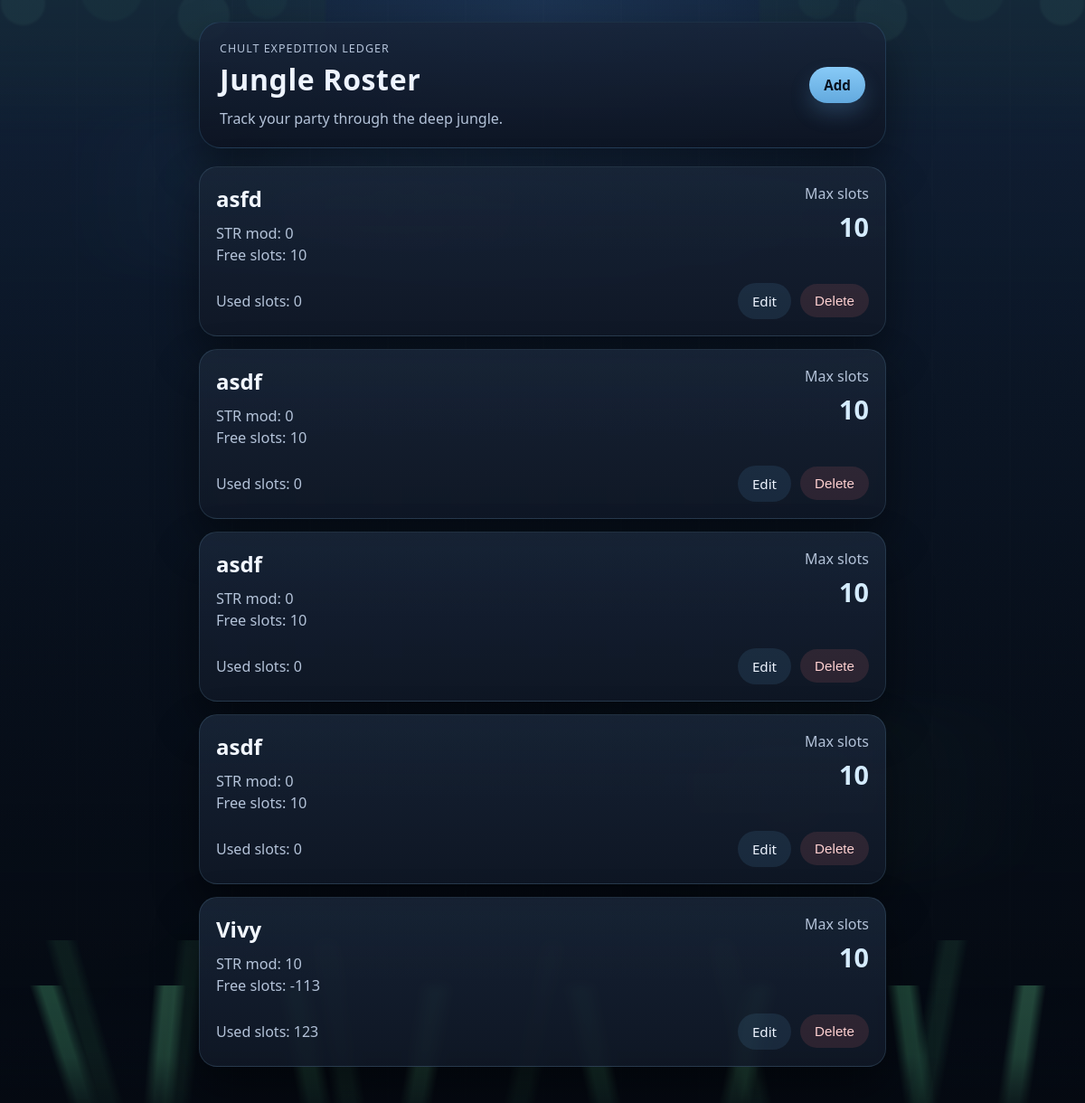
Before: / with the older database file.
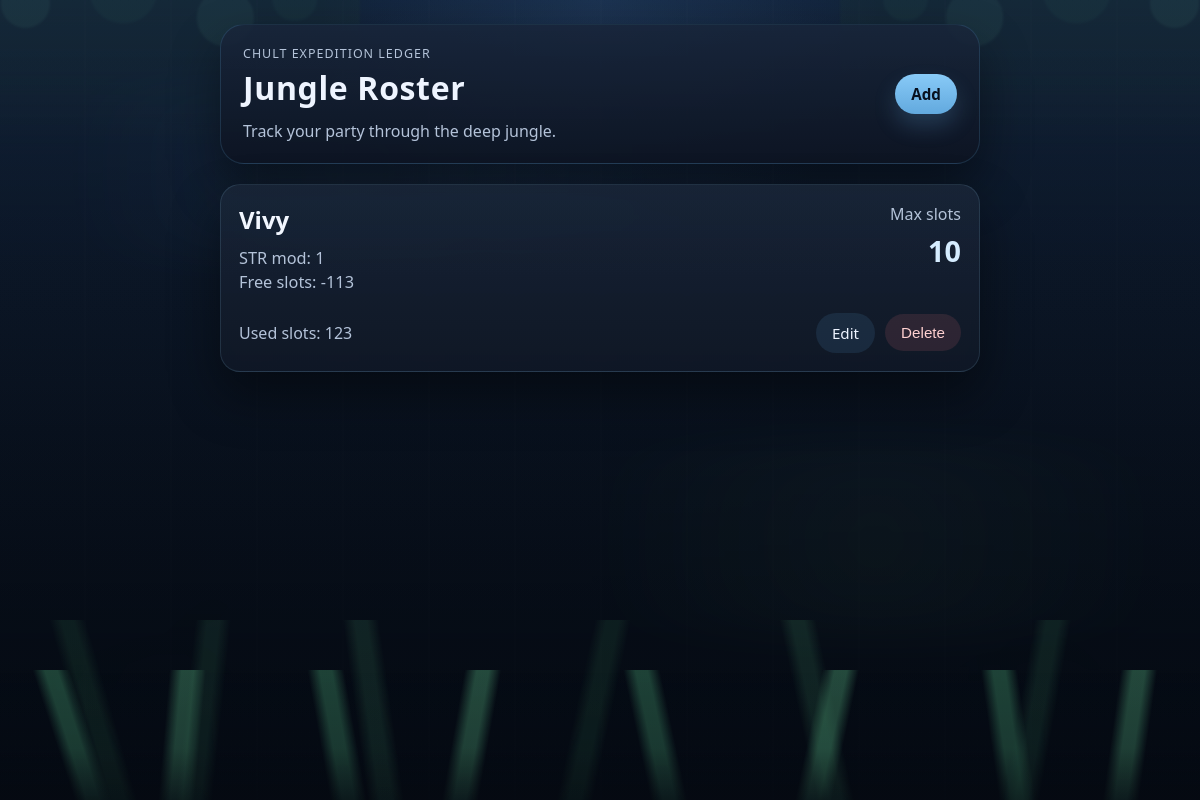
After: the same page with the newer database file.
### tables this page shows
CREATE TABLE members (
            id INTEGER PRIMARY KEY AUTOINCREMENT,
            name TEXT NOT NULL,
            str_mod INTEGER NOT NULL DEFAULT 0,
            max_slots INTEGER NOT NULL DEFAULT 0,
            used_slots INTEGER NOT NULL DEFAULT 0,
            note TEXT NOT NULL DEFAULT ''
        );

### app.py (the view)
@app.route("/")
def index() -> str:
    members = get_db().execute(
        """
        SELECT
            id,
            name,
            str_mod,
            max_slots,
            used_slots,
            note,
            max_slots - used_slots AS free_slots
        FROM members
        ORDER BY id DESC
        """
    ).fetchall()
    return render_template("index.html", members=members)

### app.py (called while the page is built)
def get_db() -> sqlite3.Connection:
    if "db" not in g:
        g.db = sqlite3.connect(DATABASE)
        g.db.row_factory = sqlite3.Row
    return g.db

### templates/index.html (shortened to what this page needs)
{% extends "base.html" %}
{% block content %}
  <section class="card-list">
    {% for member in members %}
      <article class="member-card">
        <div class="card-header">
          <div>
            <h2>{{ member["name"] }}</h2>
            <p>STR mod: {{ member["str_mod"] }}</p>
            <p>Free slots: {{ member["free_slots"] }}</p>
          </div>
          <div class="slot-pill">
            <span>Max slots</span>
            <strong>{{ member["max_slots"] }}</strong>
          </div>
        </div>
        <div class="card-footer">
          <span class="used-slots">Used slots: {{ member["used_slots"] }}</span>
          <div class="actions">
            <a href="{{ url_for('edit_member', member_id=member['id']) }}">Edit</a>
            <form action="{{ url_for('delete_member', member_id=member['id']) }}" method="post">
              <button type="submit" onclick="return confirm('Delete this entry?');">Delete</button>
            </form>
          </div>
        </div>
      </article>
    {% else %}
      <div class="empty-state">
        <h2>No entries yet</h2>
        <p>Add your first character or expedition member to get started.</p>
      </div>
    {% endfor %}
  </section>
{% endblock %}

### templates/base.html (shortened to what this page needs)
<!doctype html>
<html lang="en">
  <head>
    <link rel="stylesheet" href="{{ url_for('static', filename='styles.css') }}">
  </head>
  <body>
    <div class="scene-backdrop" aria-hidden="true">
      <div class="mist mist-one"></div>
      <div class="mist mist-two"></div>
      <div class="canopy canopy-left"></div>
      <div class="canopy canopy-right"></div>
      <div class="dino dino-left"></div>
      <div class="dino dino-right"></div>
      <div class="grass grass-back"></div>
      <div class="grass grass-front"></div>
    </div>
    <div class="app-shell">
      <header class="topbar">
        <div class="title-group">
          <p class="eyebrow">Chult Expedition Ledger</p>
          <h1>Jungle Roster</h1>
          <p class="tagline">Track your party through the deep jungle.</p>
        </div>
        <a class="primary-button" href="{{ url_for('add_member') }}">Add</a>
      </header>
      <main>
        {% block content %}{% endblock %}
      </main>
    </div>
  </body>
</html>

Changed rows visible on the page:
removed members: name "asfd", str_mod "0", free_slots "10", max_slots "10", used_slots "0"
removed members: name "asdf", str_mod "0", free_slots "10", max_slots "10", used_slots "0"
removed members: name "asdf", str_mod "0", free_slots "10", max_slots "10", used_slots "0"
removed members: name "asdf", str_mod "0", free_slots "10", max_slots "10", used_slots "0"
changed members "Vivy": str_mod "10" → "1"
